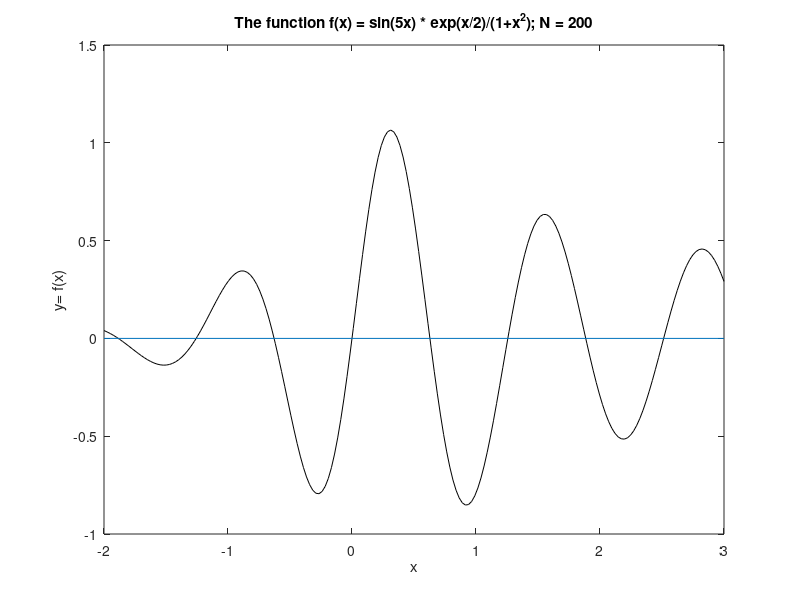
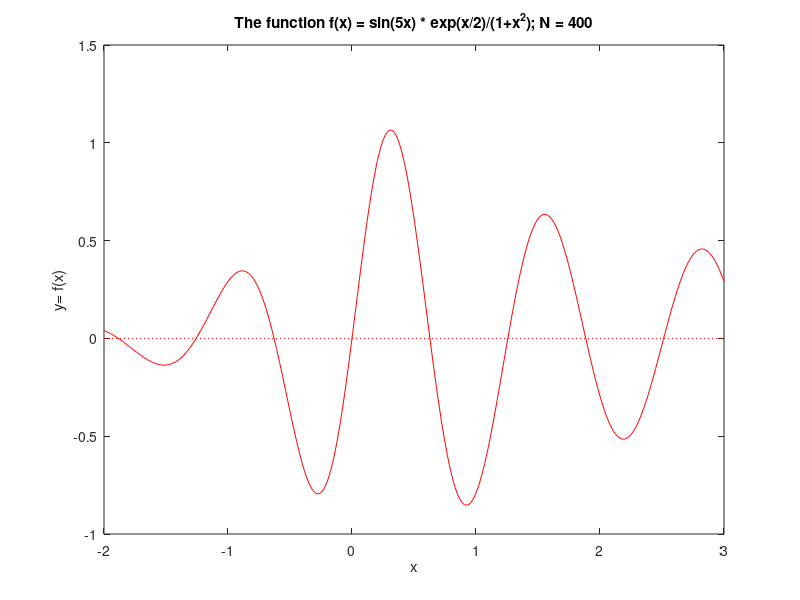
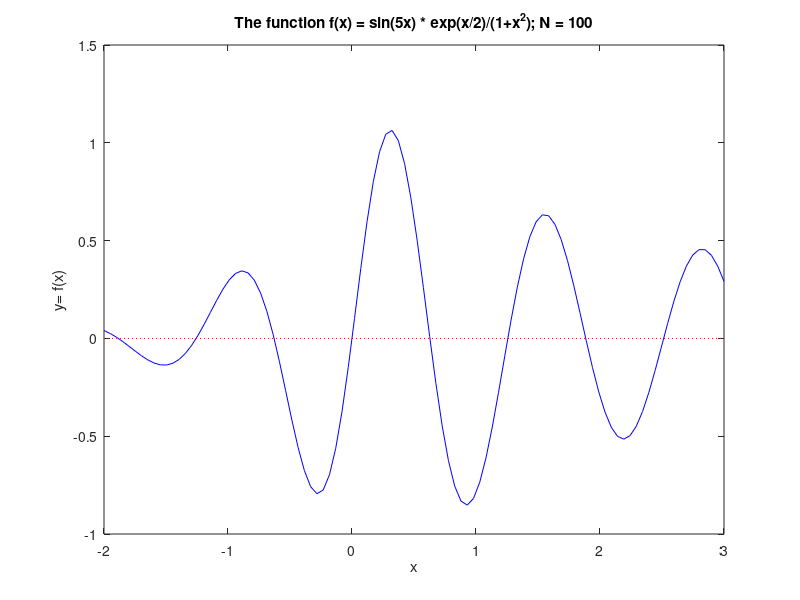

The MATLAB source for these figures, in order:
L= -2;
R= 3;
N1= 200;
N2= 400;
N3= 100;

x1= linspace(L, R, N1);        y1= sin(5*x1).*exp(x1/2)./(1+x1.^2);
x2= linspace(L, R, N2);        y2= sin(5*x2).*exp(x2/2)./(1+x2.^2);
x3= linspace(L, R, N3);        y3= sin(5*x3).*exp(x3/2)./(1+x3.^2);

figure
plot(x1,y1, 'k', [L R],[0 0])
title('The function f(x) = sin(5x) * exp(x/2)/(1+x^2); N = 200')
ylabel('y= f(x)')
xlabel('x')

figure
plot(x2,y2,'r', [L R],[0 0],':r')
title('The function f(x) = sin(5x) * exp(x/2)/(1+x^2); N = 400')
ylabel('y= f(x)')
xlabel('x')

figure
plot(x3,y3,'b', [L R],[0 0],':r')
title('The function f(x) = sin(5x) * exp(x/2)/(1+x^2); N = 100')
ylabel('y= f(x)')
xlabel('x')